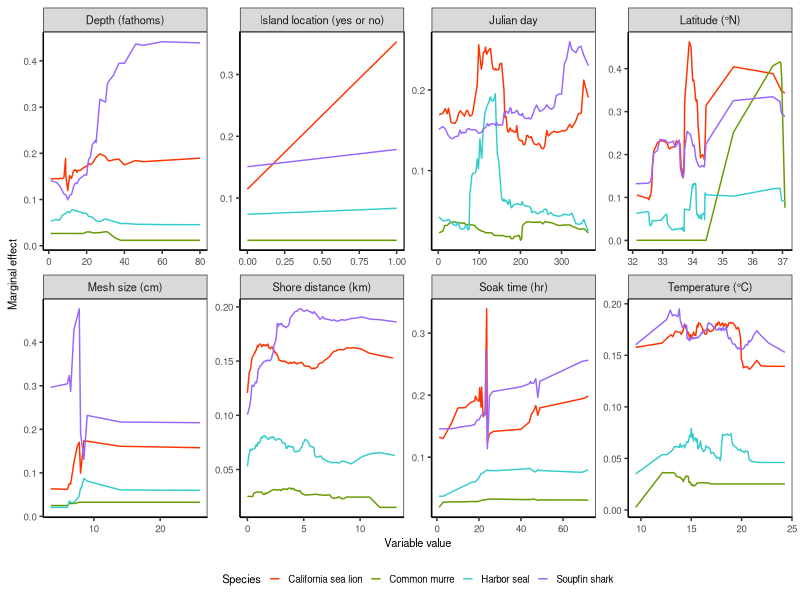
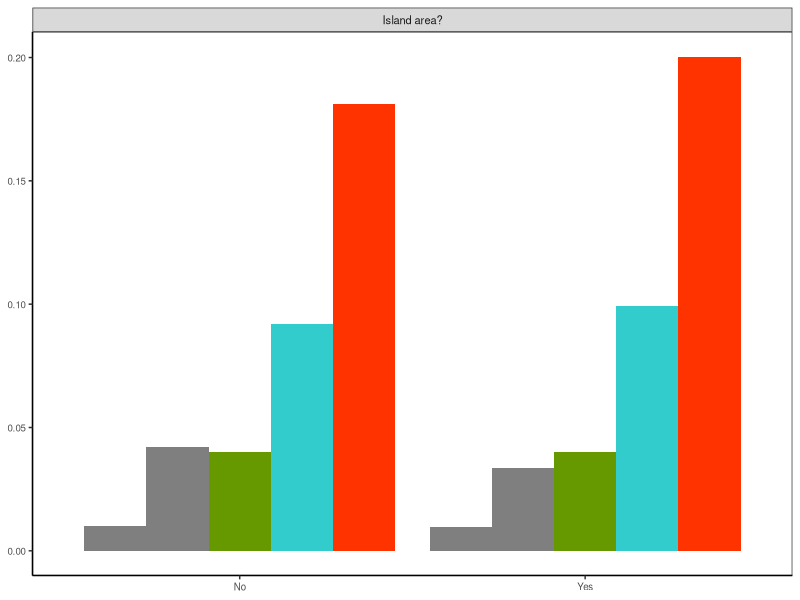

Generate these figures, in order, with R: (Note: this script raises an error after producing the figures.)

# Clear workspace
rm(list = ls())

# Setup
################################################################################

# Packages
library(tidyverse)
library(cowplot)

# Directories
plotdir <- "figures"


# Read data
################################################################################

data <- read.csv("model_result/marginal_effects.csv")

data_cat <- read.csv("model_result/categorical_marginal_effects.csv")

# Reorder categorical data
################################################################################
data_cat <- data_cat %>%
  mutate(species = species %>% fct_reorder(prob))


# Plot data
################################################################################

# Theme
base_theme <-  theme(axis.text=element_text(size=7),
                     axis.title=element_text(size=8),
                     legend.text=element_text(size=7),
                     legend.title=element_text(size=8),
                     strip.text=element_text(size=8),
                     # Gridlines
                     panel.grid.major = element_blank(), 
                     panel.grid.minor = element_blank(),
                     panel.background = element_blank(), 
                     axis.line = element_line(colour = "black"),
                     # Legend
                     legend.background = element_rect(fill=alpha('blue', 0)))

# Plot

species_color <- c("California sea lion" = "#FF3300", "Common murre" = "#669900", "Harbor seal" = "#33CCCC", "Soupfin shark" = "#9966FF")

main_plot <- ggplot(data, aes(x=value, y=prob, color=species)) +
  facet_wrap(~variable, ncol=4, scales="free") +
  geom_line() +
  # Labels
  labs(x="Variable value", y="Marginal effect") +
  # Legend
  scale_colour_manual(name="Species", values = species_color) +
  # Theme
  theme_bw() + base_theme +
  theme(legend.key.size=unit(0.3, "cm"),
        legend.position = "bottom")

main_plot


insert_plot <- ggplot(data_cat, aes(x = value, y = prob, fill=species)) +
  facet_wrap(~variable) +
  geom_bar(stat = "identity", position = "dodge") +
  # fill color
  scale_fill_manual(values = species_color) +
  # Theme
  theme_bw() + base_theme +
  theme(legend.position = "none",
        axis.title.x = element_blank(),
        axis.title.y = element_blank())
  
insert_plot

# use cowplot package, we can insert categorical plot inside

plot_with_insert <-
  ggdraw() +
  draw_plot(main_plot) +
  draw_plot(insert_plot, x = 0.755, y = 0.125, width = 0.25, height = 0.45)


  
# Export
ggsave(plot_with_insert, filename=file.path(plotdir, "Fig6_marginal_effects.png"), 
       width=5.6, height=4.19, units="in", dpi=600)
